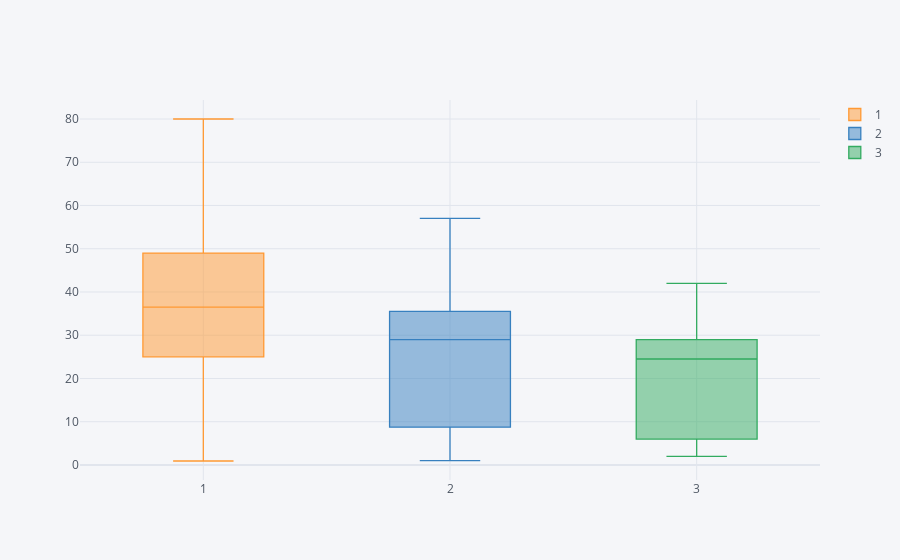

Notebook code for this chart:
### Code cell
df_train.dropna().pivot(columns='Pclass', values='Age').iplot(kind='box')

### Figure 1 — Plotly figure (JSON) as saved in the notebook; plotly's stock layout.template omitted (floating-point values rounded to 4 significant figures; data arrays with more than 128 entries replaced by an {"elided": "..."} marker saying what was removed)
{"data": [{"boxpoints": false, "line": {"width": 1.3}, "marker": {"color": "rgba(255, 153, 51, 1.0)"}, "name": "1", "orientation": "v", "y": {"elided": "183 float values"}, "type": "box"}, {"boxpoints": false, "line": {"width": 1.3}, "marker": {"color": "rgba(55, 128, 191, 1.0)"}, "name": "2", "orientation": "v", "y": {"elided": "183 float values"}, "type": "box"}, {"boxpoints": false, "line": {"width": 1.3}, "marker": {"color": "rgba(50, 171, 96, 1.0)"}, "name": "3", "orientation": "v", "y": {"elided": "183 int values"}, "type": "box"}], "layout": {"legend": {"bgcolor": "#F5F6F9", "font": {"color": "#4D5663"}}, "paper_bgcolor": "#F5F6F9", "plot_bgcolor": "#F5F6F9", "title": {"font": {"color": "#4D5663"}}, "xaxis": {"gridcolor": "#E1E5ED", "showgrid": true, "tickfont": {"color": "#4D5663"}, "title": {"font": {"color": "#4D5663"}, "text": ""}, "zerolinecolor": "#E1E5ED"}, "yaxis": {"gridcolor": "#E1E5ED", "showgrid": true, "tickfont": {"color": "#4D5663"}, "title": {"font": {"color": "#4D5663"}, "text": ""}, "zerolinecolor": "#E1E5ED"}}}
